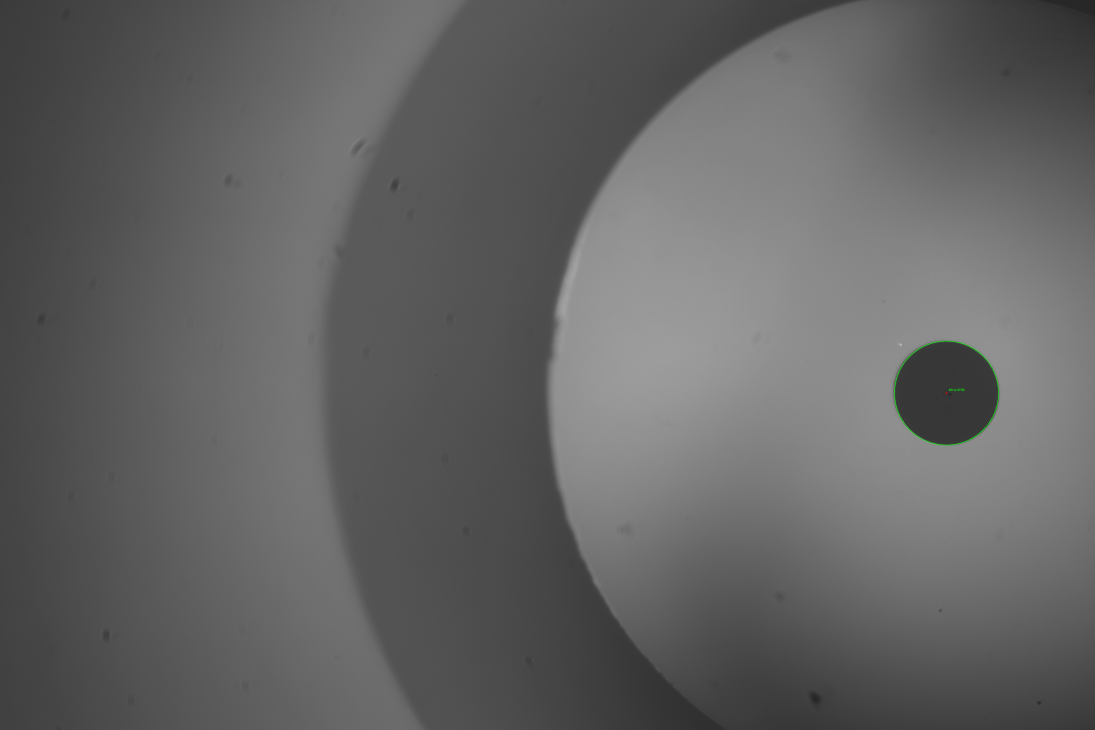
#> input picture detect_result.jpg, 5472 x 3648 px (shown at 1/5 size)
$ python -i verify_dl_direction.py   (imports and definitions only)   (older library calls are emulated)
#> lines starting #> are read from the running program, lines starting #| are printed output that depends on the picture
#> further down, picture is the input picture: shape (3648, 5472, 3); mean B, G, R 99.1, 99.2, 99.1
# -*- coding: utf-8 -*-
"""Phase 0：单帧离焦方向可分性验证（AI 模型验证）

背景
----
固定场景对焦计划用"单帧图 -> 模型直接回归 Δz（离最佳焦点的偏移）"替代粗扫+精扫。
方案成立的前提是：距最佳焦点 ±d 的两张图存在可被模型学习的差异（方向可分）。
本脚本用一份"全扫"数据（index 与 Z 位置单调对应）验证这个前提。

验证内容
--------
1. 图像层统计：对每个 |d| 比较 best+d 与 best-d 两图的差异
   （MAE / NCC / 均值差符号一致性），并与随机图对基线对比；
2. AI 方向二分类：小型 CNN 输入单帧 ROI patch，预测方向（+/-），
   按 d 分组划分训练/测试（默认训练偶数 d、测试奇数 d），
   报告整体与逐 d 准确率（基线 50%）；
3. （可选 --regress）有符号偏移回归：同一骨干输出 Δz（index），
   报告 MAE（index/μm）与方向错误率。

用法示例
--------
  # 直接用 T 方法全扫找 best（中心 ROI），再做全部验证
  python verify_dl_direction.py --images D:\\scan5um\\0807 --roi 2386,1474,700,700

  # 用已有 ROI 全扫 CSV 找 best（推荐，快）
  python verify_dl_direction.py --images D:\\scan5um\\0807 --scores features_z_out\\0807_roi700_t.csv

  # 快速冒烟测试
  python verify_dl_direction.py --images D:\\scan5um\\0807 --scores features_z_out\\0807_roi700_t.csv \
      --limit 30 --patches-per-img 4 --epochs 2

输出（--out-dir，默认 features_z_out/）
  phase0_symmetry.csv        # 各 d 的图像差异统计
  phase0_report.txt          # 文本报告
  phase0_direction.png       # 统计 + 方向准确率曲线
"""

import argparse
import csv
import glob
import os
import random
import time

import cv2
import numpy as np

HAS_TORCH = True
try:
    import torch
    import torch.nn as nn
    from torch.utils.data import Dataset, DataLoader
except Exception:
    HAS_TORCH = False

HAS_MPL = True
# [13 lines not run here, left out]


# ============================================================
# 1. 数据加载 / 找 best
# ============================================================

def load_image(path):
    return cv2.imread(path)


def tenengrad(img, roi=None):
    """与生产评价器一致的 Tenengrad（ROI 内 Sobel 梯度幅值均值）。"""
    if roi:
        x, y, w, h = roi
        p = img[y:y + h, x:x + w]
    else:
        p = img
    g = cv2.cvtColor(p, cv2.COLOR_BGR2GRAY)
    gx = cv2.Sobel(g, cv2.CV_64F, 1, 0)
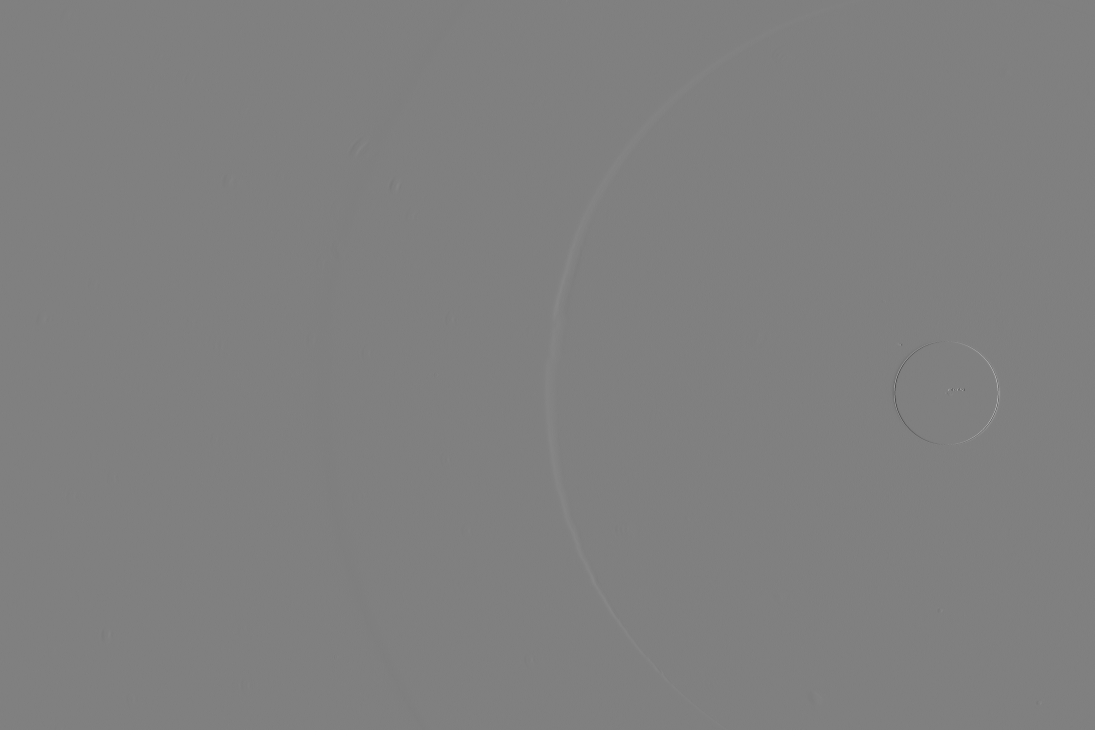
#> gx: shape (3648, 5472) float64 (shown at 1/5 size); min -388, max 383, mean 0; drawn with min black and max white
    gy = cv2.Sobel(g, cv2.CV_64F, 0, 1)
    return float(np.mean(gx ** 2 + gy ** 2))


# [76 lines left out: functions collect_image_paths, find_best_index, _roi_gray, pair_stats, random_pair_baseline, not called in this run]


# ============================================================
# 3. Patch 数据集（方向二分类 / 偏移回归）
# ============================================================

class PatchOffsetDataset(Dataset):
    """从 best±d 图像中抽取 ROI patch。

    每个 (d, side) 图像抽取 patches_per_img 个随机 224x224 裁剪。
    label: 分类任务为 ±1（+d 侧为 +1）；回归任务为有符号 d（index）。
    """

    # [17 lines left out: function __init__, not called in this run]

    def __len__(self):
        return len(self.items) * self.ppi

    # [31 lines left out: functions _region, __getitem__, not called in this run]


# ============================================================
# 4. 小型 CNN
# ============================================================

class SmallCNN(nn.Module):
    """约 0.5M 参数的轻量 CNN：方向二分类 / 偏移回归共用骨干。"""

    # [10 lines left out: function __init__, not called in this run]

    def forward(self, x):
        return self.head(self.features(x))


# [256 lines left out: functions train_loop, evaluate, per_d_accuracy, parse_args, main, not called in this run]


# [2 lines not run here, left out]

>>> import cv2
>>> picture = cv2.imread('detect_result.jpg')
>>> result = tenengrad(picture)
#> result = 83.88
